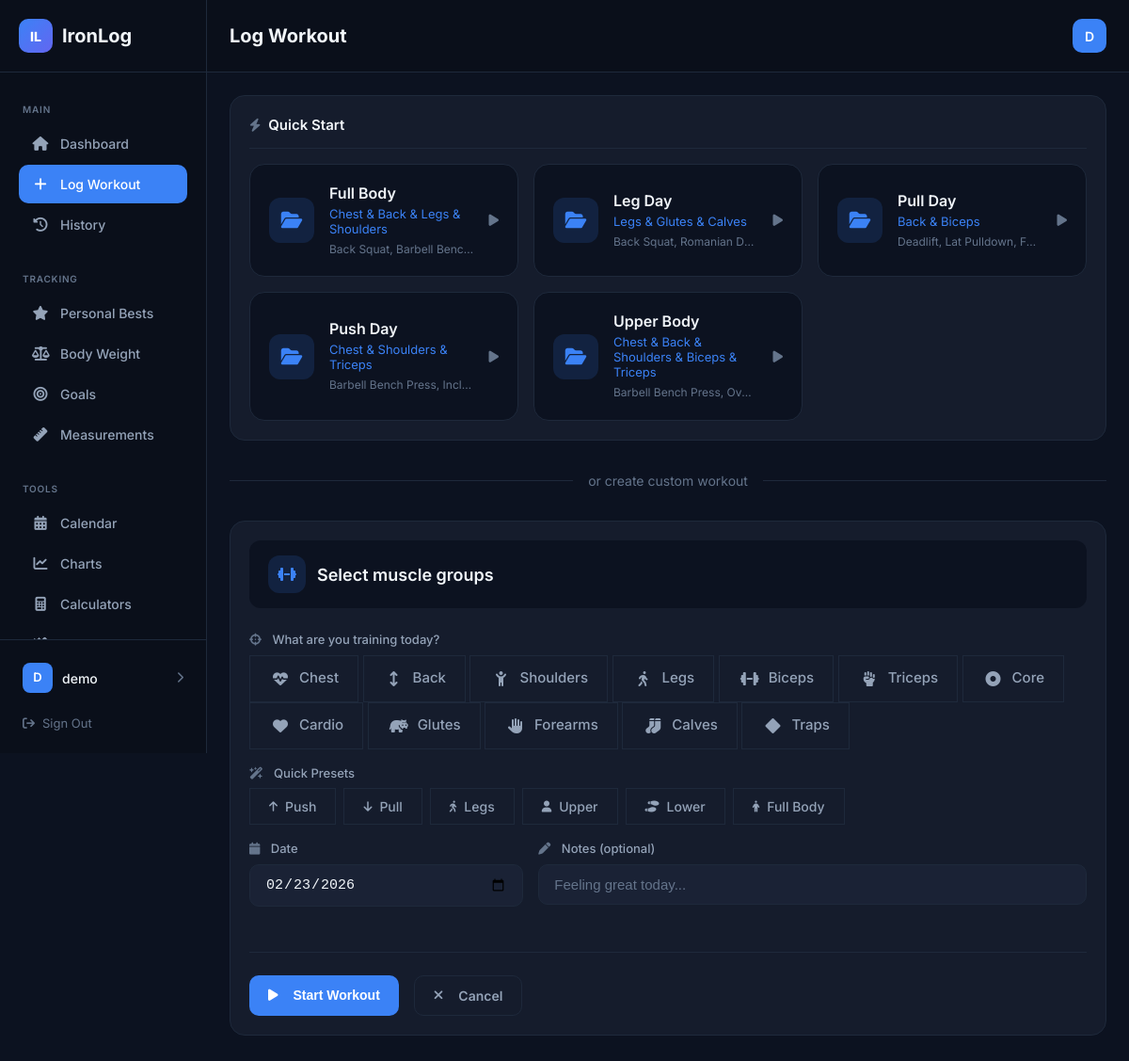
Screenshot of /log/ (signed in) with the database file from the repository.
### workouts/models.py (models this page shows, shortened)
class WorkoutTemplate(models.Model):
    user = models.ForeignKey(User, on_delete=models.CASCADE, null=True, blank=True)
    name = models.CharField(max_length=100)
    muscle_groups = models.CharField(max_length=100, default='')
    created_at = models.DateTimeField(auto_now_add=True)
    class Meta:
        ordering = ['name']
    def get_muscle_groups_display(self):
        groups = [mg.strip() for mg in self.muscle_groups.split(',') if mg.strip()]
        display_map = dict(Exercise.MUSCLE_GROUPS)
        return ' & '.join(display_map.get(g, g.title()) for g in groups)

class TemplateExercise(models.Model):
    template = models.ForeignKey(WorkoutTemplate, on_delete=models.CASCADE, related_name='exercises')
    exercise = models.ForeignKey(Exercise, on_delete=models.CASCADE)
    order = models.PositiveIntegerField(default=0)
    target_sets = models.PositiveIntegerField(default=3)
    target_reps = models.CharField(max_length=20, default='8-12')  # e.g., "8-12" or "5"
    class Meta:
        ordering = ['order']

class Exercise(models.Model):
    MUSCLE_GROUPS = [
        ('chest', 'Chest'),
        ('back', 'Back'),
        ('shoulders', 'Shoulders'),
        ('legs', 'Legs'),
        ('biceps', 'Biceps'),
        ('triceps', 'Triceps'),
        ('core', 'Core'),
        ('cardio', 'Cardio'),
        ('glutes', 'Glutes'),
        ('forearms', 'Forearms'),
        ('calves', 'Calves'),
        ('traps', 'Traps'),
    ]
    name = models.CharField(max_length=100)
    muscle_group = models.CharField(max_length=20, choices=MUSCLE_GROUPS)
    equipment = models.CharField(max_length=50, blank=True, default='')
    description = models.TextField(blank=True, default='')
    instructions = models.TextField(blank=True, default='')  # Store as JSON list
    user = models.ForeignKey(User, on_delete=models.CASCADE, null=True, blank=True)  # null = shared exercise
    class Meta:
        ordering = ['muscle_group', 'name']

### workouts/views.py (the view, shortened to what this page needs)
# urls.py: path('log/', views.LogWorkoutView.as_view(), name='log_workout'),
class LogWorkoutView(LoginRequiredMixin, View):
    def get(self, request):
        muscle_groups = Exercise.MUSCLE_GROUPS
        templates = WorkoutTemplate.objects.filter(
            Q(user=request.user) | Q(user__isnull=True)
        )
        context = {
            'muscle_groups': muscle_groups,
            'templates': templates,
            'today': timezone.now().date().isoformat(),
        }
        return render(request, 'workouts/log_workout.html', context)

### templates/workouts/log_workout.html (shortened to what this page needs)
{% extends 'base.html' %}
{% block page_title %}Log Workout{% endblock %}
{% block content %}
{% if templates %}
<div class="card">
    <div class="card-header">
        <h2 class="card-title"><i class="fa-solid fa-bolt"></i> Quick Start</h2>
    </div>
    <div class="template-grid">
        {% for template in templates %}
        <form method="post" style="display: contents;">
            <button type="submit" class="template-card">
                <div class="template-card-icon"><i class="fa-solid fa-folder-open"></i></div>
                <div class="template-card-content">
                    <div class="template-card-name">{{ template.name }}</div>
                    <div class="template-card-groups">{{ template.get_muscle_groups_display }}</div>
                    <div class="template-card-exercises">
                        {% for te in template.exercises.all|slice:":3" %}
                        {{ te.exercise.name }}{% if not forloop.last %}, {% endif %}
                        {% endfor %}
                    </div>
                </div>
                <i class="fa-solid fa-play template-card-arrow"></i>
            </button>
        </form>
        {% endfor %}
    </div>
</div>
<div class="divider">
    <span>or create custom workout</span>
</div>
{% endif %}
<div class="card">
    <form method="post" id="workout-form">
        <div class="workout-name-preview" id="workout-name">
            <span class="workout-name-icon"><i class="fa-solid fa-dumbbell"></i></span>
            <span class="workout-name-value" id="workout-name-value">Select muscle groups</span>
        </div>
        <div class="form-group">
            <label class="form-label"><i class="fa-solid fa-crosshairs"></i> What are you training today?</label>
            <div class="chip-group" id="muscle-chips">
                {% for value, label in muscle_groups %}
                <label class="chip" data-value="{{ value }}">
                    <span class="chip-icon">
                        {% if value == 'chest' %}<i class="fa-solid fa-heart-pulse"></i>
                        {% elif value == 'back' %}<i class="fa-solid fa-arrows-up-down"></i>
                        {% elif value == 'shoulders' %}<i class="fa-solid fa-child-reaching"></i>
                        {% elif value == 'legs' %}<i class="fa-solid fa-person-walking"></i>
                        {% elif value == 'biceps' %}<i class="fa-solid fa-dumbbell"></i>
                        {% elif value == 'triceps' %}<i class="fa-solid fa-hand-fist"></i>
                        {% elif value == 'core' %}<i class="fa-solid fa-circle-dot"></i>
                        {% elif value == 'cardio' %}<i class="fa-solid fa-heart"></i>
                        {% elif value == 'glutes' %}<i class="fa-solid fa-hippo"></i>
                        {% elif value == 'calves' %}<i class="fa-solid fa-socks"></i>
                        {% elif value == 'forearms' %}<i class="fa-solid fa-hand"></i>
                        {% elif value == 'traps' %}<i class="fa-solid fa-diamond"></i>
                        {% else %}<i class="fa-solid fa-dumbbell"></i>
                        {% endif %}
                    </span>
                    {{ label }}
                </label>
                {% endfor %}
            </div>
        </div>
        <div class="form-group">
            <label class="form-label"><i class="fa-solid fa-wand-magic-sparkles"></i> Quick Presets</label>
            <div class="preset-group">
                <button type="button" class="preset-btn" onclick="selectGroups(['chest', 'triceps'])">
                    <i class="fa-solid fa-arrow-up"></i> Push
                </button>
                <button type="button" class="preset-btn" onclick="selectGroups(['back', 'biceps'])">
                    <i class="fa-solid fa-arrow-down"></i> Pull
                </button>
                <button type="button" class="preset-btn" onclick="selectGroups(['legs', 'glutes'])">
                    <i class="fa-solid fa-person-walking"></i> Legs
                </button>
                <button type="button" class="preset-btn" onclick="selectGroups(['chest', 'back', 'shoulders'])">
                    <i class="fa-solid fa-user"></i> Upper
                </button>
                <button type="button" class="preset-btn" onclick="selectGroups(['legs', 'glutes', 'calves'])">
                    <i class="fa-solid fa-shoe-prints"></i> Lower
                </button>
                <button type="button" class="preset-btn" onclick="selectGroups(['chest', 'back', 'shoulders', 'legs', 'biceps', 'triceps', 'core'])">
                    <i class="fa-solid fa-person"></i> Full Body
                </button>
            </div>
        </div>
        <div class="form-row">
            <div class="form-group" style="flex: 1;">
                <label class="form-label"><i class="fa-solid fa-calendar"></i> Date</label>
                <input type="date" name="date" class="form-control" value="{{ today }}" required>
            </div>
            <div class="form-group" style="flex: 2;">
                <label class="form-label"><i class="fa-solid fa-pen"></i> Notes (optional)</label>
                <input type="text" name="notes" class="form-control" placeholder="Feeling great today...">
            </div>
        </div>
        <div class="form-actions">
            <button type="submit" class="btn btn-primary btn-lg" id="start-btn" disabled>
                <i class="fa-solid fa-play"></i> Start Workout
            </button>
            <a href="{% url 'dashboard' %}" class="btn btn-ghost"><i class="fa-solid fa-xmark"></i> Cancel</a>
        </div>
    </form>
</div>
{% endblock %}

### templates/base.html (shortened to what this page needs)
<!DOCTYPE html>
<html lang="en">
<head>
    <link rel="stylesheet" href="https://cdnjs.cloudflare.com/ajax/libs/font-awesome/6.5.1/css/all.min.css">
</head>
<body>
    <div class="app">
        <aside class="sidebar" id="sidebar">
            <div class="sidebar-header">
                <a href="{% url 'dashboard' %}" class="logo">
                    <span class="logo-icon">IL</span>
                    <span class="logo-text">IronLog</span>
                </a>
            </div>
            <nav class="sidebar-nav">
                <div class="nav-section">
                    <div class="nav-label">Main</div>
                    <a href="{% url 'dashboard' %}" class="nav-item {% if request.path == '/' %}active{% endif %}">
                        <i class="fa-solid fa-house"></i> Dashboard
                    </a>
                    <a href="{% url 'log_workout' %}" class="nav-item {% if 'log' in request.path %}active{% endif %}">
                        <i class="fa-solid fa-plus"></i> Log Workout
                    </a>
                    <a href="{% url 'history' %}" class="nav-item {% if 'history' in request.path %}active{% endif %}">
                        <i class="fa-solid fa-clock-rotate-left"></i> History
                    </a>
                </div>
                <div class="nav-section">
                    <div class="nav-label">Tracking</div>
                    <a href="{% url 'personal_bests' %}" class="nav-item {% if 'personal-bests' in request.path %}active{% endif %}">
                        <i class="fa-solid fa-star"></i> Personal Bests
                    </a>
                    <a href="{% url 'bodyweight' %}" class="nav-item {% if 'bodyweight' in request.path %}active{% endif %}">
                        <i class="fa-solid fa-scale-balanced"></i> Body Weight
                    </a>
                    <a href="{% url 'goals' %}" class="nav-item {% if 'goals' in request.path %}active{% endif %}">
                        <i class="fa-solid fa-bullseye"></i> Goals
                    </a>
                    <a href="{% url 'measurements' %}" class="nav-item {% if 'measurements' in request.path %}active{% endif %}">
                        <i class="fa-solid fa-ruler"></i> Measurements
                    </a>
                </div>
                <div class="nav-section">
                    <div class="nav-label">Tools</div>
                    <a href="{% url 'calendar' %}" class="nav-item {% if 'calendar' in request.path %}active{% endif %}">
                        <i class="fa-solid fa-calendar-days"></i> Calendar
                    </a>
                    <a href="{% url 'charts' %}" class="nav-item {% if 'charts' in request.path %}active{% endif %}">
                        <i class="fa-solid fa-chart-line"></i> Charts
                    </a>
                    <a href="{% url 'calculator' %}" class="nav-item {% if 'calculator' in request.path %}active{% endif %}">
                        <i class="fa-solid fa-calculator"></i> Calculators
                    </a>
                    <a href="{% url 'recommendations' %}" class="nav-item {% if 'recommendations' in request.path %}active{% endif %}">
                        <i class="fa-solid fa-wand-magic-sparkles"></i> Recommendations
                    </a>
                </div>
            </nav>
            <div class="sidebar-footer">
                {% if user.is_authenticated %}
                <a href="{% url 'profile' %}" class="user-info" title="View profile">
                    <div class="user-avatar">{{ user.username|slice:":1"|upper }}</div>
                    <span class="user-name">{{ user.username }}</span>
                    <i class="fa-solid fa-chevron-right" style="color: var(--text-muted); font-size: 0.75rem;"></i>
                </a>
                <form method="post" action="{% url 'logout' %}" style="margin: 0;">
                    <button type="submit" class="logout-link">
                        <i class="fa-solid fa-arrow-right-from-bracket"></i> Sign Out
                    </button>
                </form>
                {% endif %}
            </div>
        </aside>
        <main class="main">
            <header class="header">
                <div style="display: flex; align-items: center; gap: 0.75rem;">
                    <h1 class="header-title">{% block page_title %}Dashboard{% endblock %}</h1>
                </div>
                <div class="header-actions">
                    {% if user.is_authenticated %}
                    <div class="header-user" title="{{ user.username }}">{{ user.username|slice:":1"|upper }}</div>
                    {% endif %}
                </div>
            </header>
            <div class="content">
                {% block content %}{% endblock %}
            </div>
        </main>
    </div>
</body>
</html>

### templates/workouts/log_workout.html (style rules this page uses)
.template-grid { display: grid; grid-template-columns: repeat(auto-fill, minmax(280px, 1fr)); gap: 1rem; }
.template-card { display: flex; align-items: center; gap: 1rem; padding: 1.25rem; background: var(--bg-main); border: 1px solid var(--border); border-radius: var(--radius-lg); cursor: pointer; text-align: left; font-family: inherit; color: var(--text-primary); transition: all 0.2s; }
.template-card-icon { width: 48px; height: 48px; display: flex; align-items: center; justify-content: center; background: var(--accent-light); color: var(--accent); border-radius: var(--radius); font-size: 1.25rem; flex-shrink: 0; }
.template-card-content { flex: 1; min-width: 0; }
.template-card-name { font-weight: 600; font-size: 1rem; margin-bottom: 0.25rem; }
.template-card-groups { font-size: 0.8125rem; color: var(--accent); margin-bottom: 0.375rem; }
.template-card-exercises { font-size: 0.75rem; color: var(--text-muted); line-height: 1.4; white-space: nowrap; overflow: hidden; text-overflow: ellipsis; }
.template-card-arrow { color: var(--text-muted); font-size: 0.875rem; transition: all 0.2s; }
.divider { display: flex; align-items: center; margin: 2rem 0; color: var(--text-muted); font-size: 0.875rem; }
.divider::before, .divider::after { content: ''; flex: 1; height: 1px; background: var(--border); }
.divider span { padding: 0 1rem; }
.workout-name-preview { display: flex; align-items: center; gap: 0.75rem; padding: 1rem 1.25rem; background: var(--bg-main); border-radius: var(--radius); margin-bottom: 1.5rem; font-size: 1.125rem; }
.workout-name-icon { width: 40px; height: 40px; display: flex; align-items: center; justify-content: center; background: var(--accent-light); color: var(--accent); border-radius: var(--radius); font-size: 1rem; }
.workout-name-value { font-weight: 600; color: var(--text-primary); }
.form-label i { margin-right: 0.5rem; color: var(--text-muted); }
.chip { display: inline-flex; align-items: center; padding: 0.75rem 1.25rem; font-size: 0.9375rem; font-weight: 500; border-radius: var(--radius-full); border: 1px solid var(--border); background: var(--bg-card); color: var(--text-secondary); cursor: pointer; transition: all 0.2s; gap: 0.5rem; }
.chip-icon { font-size: 1rem; width: 24px; text-align: center; }
.preset-group { display: flex; flex-wrap: wrap; gap: 0.5rem; }
.preset-btn { padding: 0.625rem 1.25rem; font-size: 0.875rem; font-weight: 500; border-radius: var(--radius-full); border: 1px solid var(--border); background: transparent; color: var(--text-secondary); cursor: pointer; transition: all 0.2s; font-family: inherit; display: inline-flex; align-items: center; gap: 0.5rem; }
.preset-btn i { font-size: 0.75rem; }
.form-row { display: flex; gap: 1rem; margin-bottom: 1.5rem; }
.form-actions { display: flex; gap: 1rem; margin-top: 2rem; padding-top: 1.5rem; border-top: 1px solid var(--border); }
.form-actions .btn i { margin-right: 0.5rem; }

### rows the page displays
WorkoutTemplate: name "Full Body", muscle_groups "Chest & Back & Legs & Shoulders"
TemplateExercise: exercise.name "Back Squat"
TemplateExercise: exercise.name "Barbell Benc…"
WorkoutTemplate: name "Leg Day", muscle_groups "Legs & Glutes & Calves"
TemplateExercise: exercise.name "Back Squat"
TemplateExercise: exercise.name "Romanian D…"
WorkoutTemplate: name "Pull Day", muscle_groups "Back & Biceps"
TemplateExercise: exercise.name "Deadlift"
TemplateExercise: exercise.name "Lat Pulldown"
TemplateExercise: exercise.name "Fa…"
WorkoutTemplate: name "Push Day", muscle_groups "Chest & Shoulders & Triceps"
TemplateExercise: exercise.name "Barbell Bench Press"
TemplateExercise: exercise.name "Incli…"
WorkoutTemplate: name "Upper Body", muscle_groups "Chest & Back & Shoulders & Biceps & Triceps"
TemplateExercise: exercise.name "Barbell Bench Press"
TemplateExercise: exercise.name "Ove…"

### other values shown
{{ user.username|slice:":1"|upper }} "D"
{{ user.username }} "demo"
{{ label }} "Chest" "Back" "Shoulders" "Legs" "Biceps" "Triceps" "Core" "Cardio" "Glutes" "Forearms" "Calves" "Traps"
